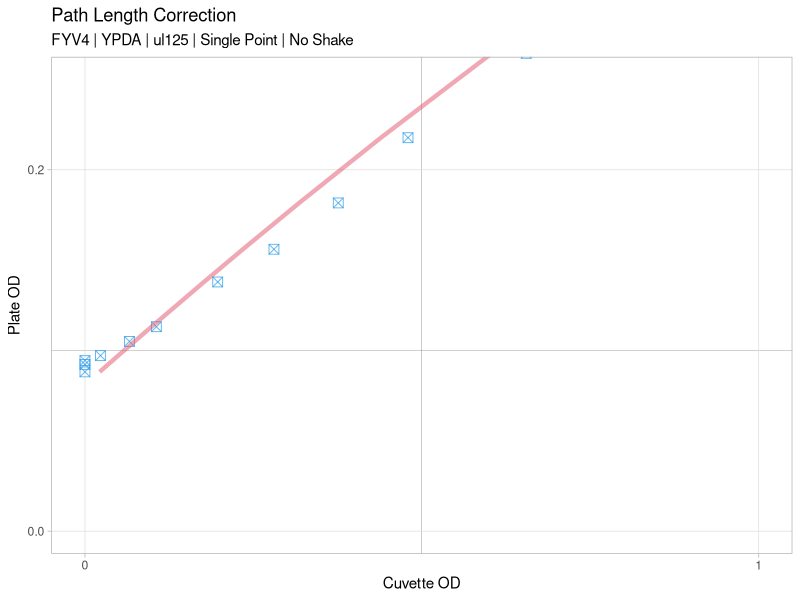

Source code (R): (Note: this script raises an error after producing the figure.)
##### PATH LENGTH CORRECTION EXPLORATION
##### Author  : Saurin Parikh (dr.saurin.parikh@gmail.com)
##### Date    : 05/23/2019

##### INITIALIZATION
#install.packages("readxl")
library(readxl)
library(ggplot2)
library(gridExtra)

dd <- read_excel("rawData/plcnewdata.xlsx",col_types = "numeric")
#colnames(dd) <- c('ul80','ul100','ul125','ul150','C')
colnames(dd) <- c('C','ul125','ul125s','ul125ns9','ul125s9')
##### FIT
fit <- lm(C~ul125+I(ul125^2)+I(ul125^3), data=dd)
summary(fit)
pC <- predict(fit)

ggplot(dd, aes(x=C,y=ul125)) + 
  geom_point(na.rm = TRUE,alpha=0.7,col=4,size=3,shape=7) +
  geom_line(aes(x=pC, y=ul125),alpha=0.5,col=2,size=1.5) +
  labs(title="Path Length Correction",
       subtitle="FYV4 | YPDA | ul125 | Single Point | No Shake", 
       x ="Cuvette OD", y = "Plate OD") +
  theme_light() + 
  theme(panel.grid.minor = element_line(colour="grey30", size=0.1)) +
  scale_y_continuous(breaks = seq(0,10,0.2), minor_breaks = seq(0,10,0.1)) +
  scale_x_continuous(breaks = seq(0,10,1), minor_breaks = seq(0,10,0.5)) +
  coord_cartesian(xlim = c(0,1), ylim = c(0,0.25))

summary(fit)$r.squared
summary(fit)$adj.r.squared
save(fit, file = 'plc_models/plc_fy125mps.rda')

##### CHECKING STARTING ODs
invfit <- lm(ul125~C+I(C^2)+I(C^3), data=dd)

temp <- data.frame(C = c(0.25,0.125,0.0625,0.03125))
cstart <- predict(invfit, temp)
cstart

##### BLANK CORRECTION TRIAL
bc <- seq(0,0.5,0.005)
temp.c <- data.frame(C = 0.25)
temp.cstart <- NULL
for (b in bc) {
  temp.dd <- dd
  temp.dd$ul125 <- temp.dd$ul125 + b
  temp.invfit <- lm(ul125~C+I(C^2)+I(C^3), data=temp.dd)
  temp.cstart <- rbind(temp.cstart, c(b, predict(temp.invfit, temp.c)))
}
colnames(temp.cstart) <- c('Blank','ul125')
temp.cstart <- data.frame(temp.cstart)

p1 <- ggplot(temp.cstart, aes(x=Blank,y=ul125)) + 
  geom_point(na.rm = TRUE,alpha=0.7,col=4,size=1,shape=21) +
  labs(title="Blank vs 125ul Starting OD for Cuvette OD of 0.25",
       x ="Blank", y = "125ul Starting OD") +
  theme_light() + 
  theme(panel.grid.minor = element_line(colour="grey30", size=0.1)) +
  scale_y_continuous(breaks = seq(0,1,0.1), minor_breaks = seq(0,1,0.025)) +
  scale_x_continuous(breaks = seq(0,1,0.1), minor_breaks = seq(0,1,0.025))
p1
##### UNDO BLANK CORRECTION
dd$ul125 <- dd$ul125 + 0.15
fit_nobc <- lm(C~ul125+I(ul125^2)+I(ul125^3), data=dd)
summary(fit_nobc)
pC_nobc <- predict(fit_nobc)
save(fit_nobc, file = 'plc_models/plcor125_nobc.rda')

p2 <- ggplot(dd, aes(x=C,y=ul125)) + 
  geom_point(na.rm = TRUE,alpha=0.7,col=4,size=3,shape=7) +
  geom_line(aes(x=pC_nobc, y=ul125),alpha=0.5,col=2,size=1.5) +
  labs(title="Path Length Correction",
       x ="Cuvette OD", y = "Plate OD") +
  theme_light() + 
  theme(panel.grid.minor = element_line(colour="grey30", size=0.1)) +
  scale_y_continuous(breaks = seq(0,10,0.2), minor_breaks = seq(0,10,0.1)) +
  scale_x_continuous(breaks = seq(0,10,1), minor_breaks = seq(0,10,0.5))
grid.arrange(p2, p1, nrow = 1)

##### OLD DATA
dd0 <- read_excel("rawData/pathlengthdata_old.xlsx",col_types = "numeric")
colnames(dd0) <- c('ul150','ul125','ul100','ul80','C')

fit0 <- lm(C~ul125+I(ul125^2)+I(ul125^3)+I(ul125^4), data=dd0)
pC0 <- predict(fit0)

ggplot(dd0, aes(x=C,y=ul125)) + 
  geom_point(na.rm = TRUE,alpha=0.7,col=4,size=3,shape=7) +
  geom_line(aes(x=pC0, y=ul125),alpha=0.5,col=2,size=1.5) +
  labs(title="Path Length Correction (Old Data)",
       x ="Cuvette OD", y = "Plate OD") +
  theme_light() + 
  theme(panel.grid.minor = element_line(colour="grey30", size=0.1)) +
  scale_y_continuous(breaks = seq(0,10,0.2), minor_breaks = seq(0,10,0.1)) +
  scale_x_continuous(breaks = seq(0,10,1), minor_breaks = seq(0,10,0.5))

summary(fit0)$r.squared
summary(fit0)$adj.r.squared
save(fit0, file = 'plc_models/plcor125_old.rda')

invfit0 <- lm(ul125~C+I(C^2)+I(C^3)+I(C^4), data=dd0)

temp0 <- data.frame(C = c(0.25,0.125,0.0625,0.03125))
cstart0 <- predict(invfit0, temp0)
cstart0

##### PLOTTING BOTH

ggplot() + 
  geom_line(data=dd0,aes(x=ul125,y=pC0,col='Old Fit'),alpha=1,size=1.5) +
  geom_point(data=dd0,aes(x=ul125,y=C,col='Old Data'),na.rm = TRUE,alpha=1,size=4,shape=20) +
  geom_line(data=dd,aes(x=ul125,y=pC,col='New Fit'),alpha=1,size=1.5) +
  geom_point(data=dd,aes(x=ul125,y=C,col='New Data'),na.rm=TRUE,alpha=1,size=3,shape=7) +
  scale_color_manual(name="Legend", 
                     labels = c("New Data", 
                                "New Fit", 
                                "Old Data", 
                                "Old Fit"), 
                     values = c("blue",
                                "red", 
                                "darkgreen", 
                                "orange")) +
  labs(title="Path Length Correction (125 ul)",
       x ="Plate OD", y = "Cuvette OD") +
  guides(col = guide_legend()) +
  theme_linedraw() + 
  theme(panel.grid.minor = element_line(colour="grey30", size=0.1)) +
  theme(legend.position = "right") +
  scale_x_continuous(breaks = seq(0,10,0.2), minor_breaks = seq(0,10,0.1)) +
  scale_y_continuous(breaks = seq(0,10,1), minor_breaks = seq(0,10,0.5))
  
  
  
  
  